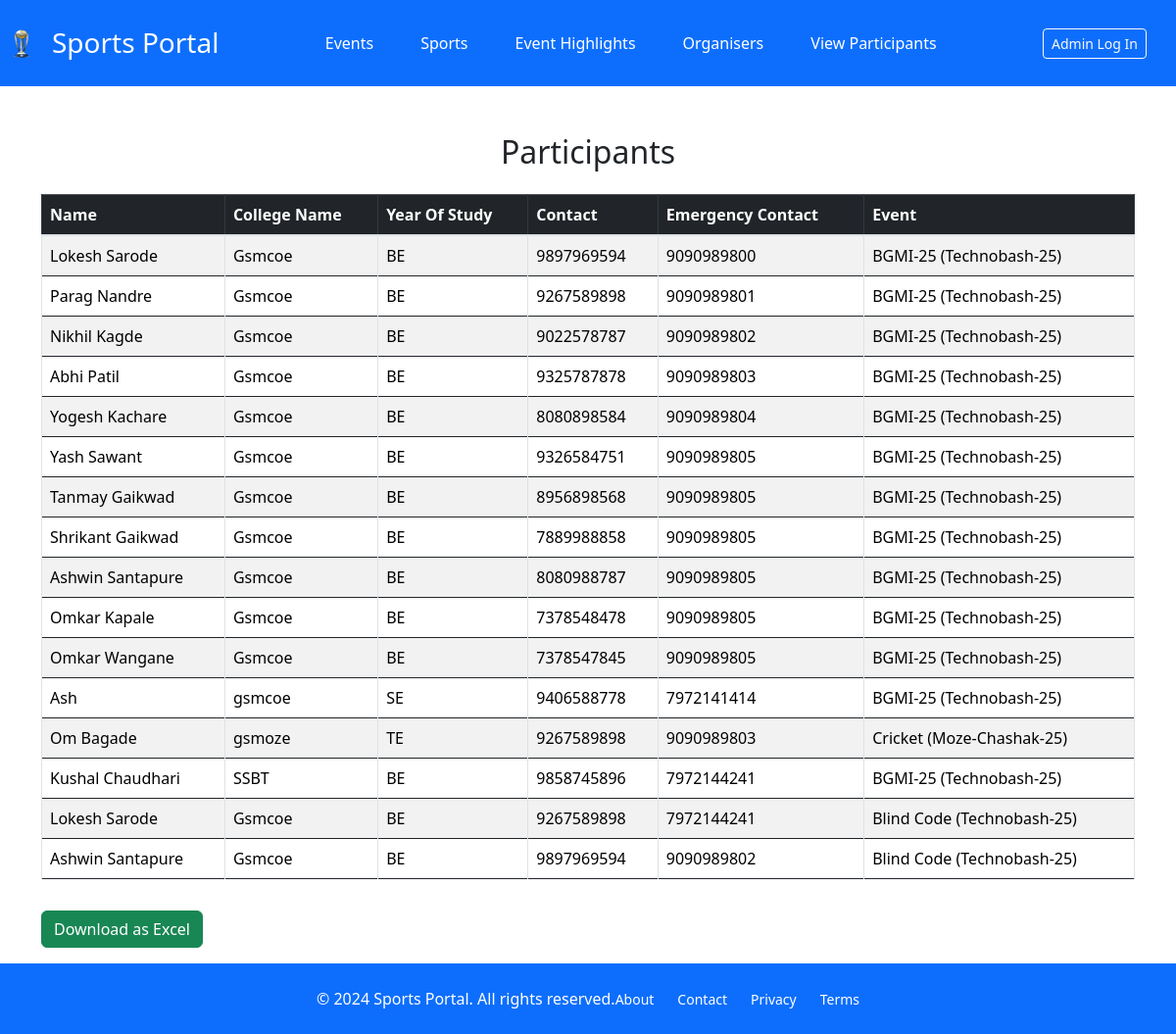
Before: /registration/view-participants/ with the older database file.
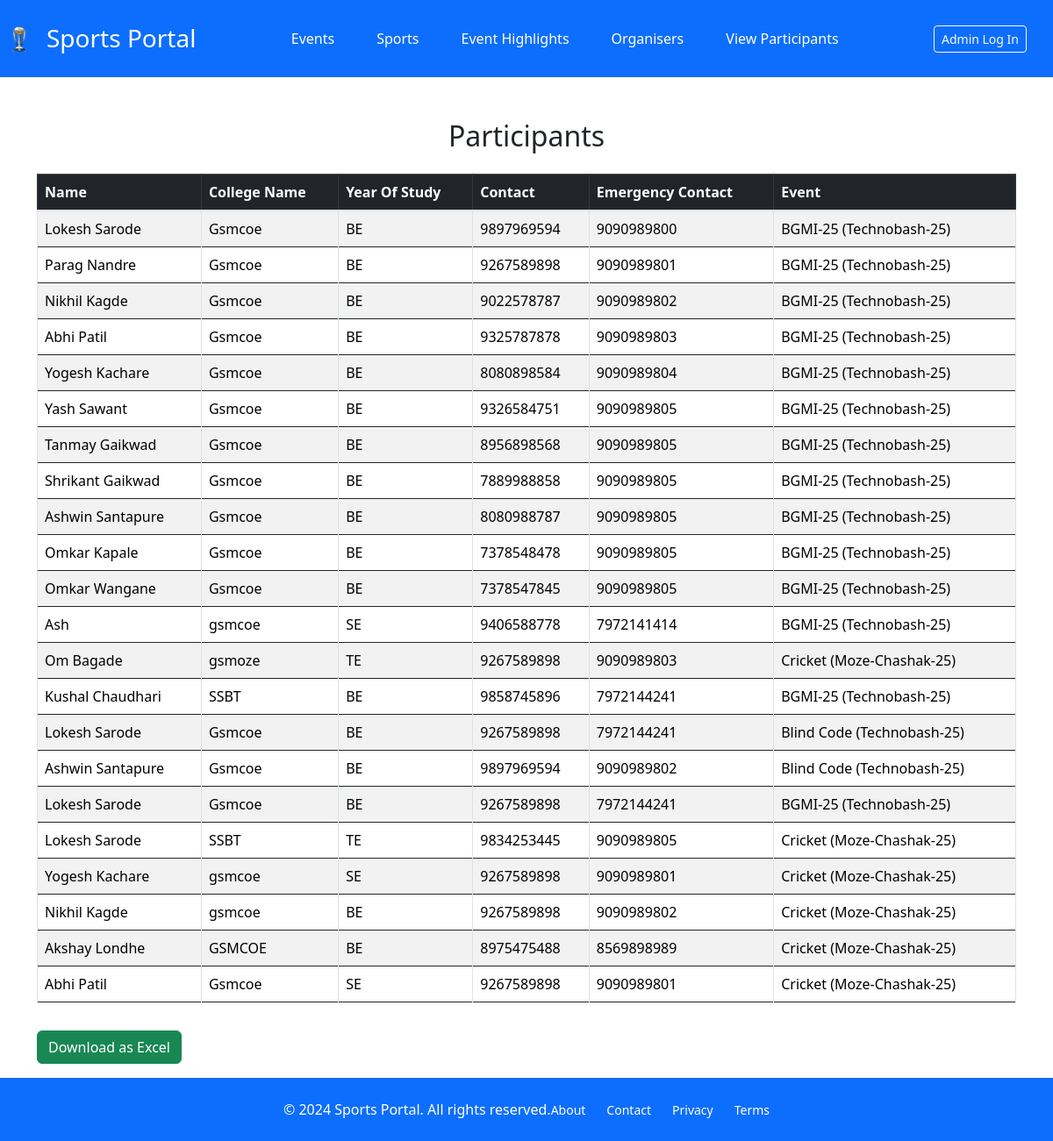
After: the same page with the newer database file.
### registrationapp/models.py (models this page shows, shortened)
class Participant(models.Model):
    full_name = models.CharField(max_length=100)  # Name of the participant or team leader
    email = models.EmailField()  # Participant's email
    college_name = models.CharField(max_length=100)  # Name of the college
    year_of_study = models.CharField(max_length=2)
    contact_number = models.CharField(max_length=10)  # Contact number
    emergency_contact = models.CharField(max_length=10)  # Contact number
    sub_event = models.ForeignKey(SubEvent, on_delete=models.CASCADE, related_name='participants')  # Linked to SubEvent
    payment_id = models.CharField(max_length=100, blank=True, null=True)
    class Meta:
        unique_together = ('email', 'sub_event')

### events/models.py (models this page shows, shortened)
class SubEvent(models.Model):
    main_event = models.ForeignKey(MainEvent, on_delete=models.CASCADE, related_name='sub_events')  # Linked to MainEvent
    dept = models.CharField(max_length=50, default="")
    name = models.CharField(max_length=100)  # Sub-event name (e.g., Cricket, Coding Competition)
    description = models.TextField(blank=True, null=True)  # Optional description of the sub-event
    date = models.DateField()  # Date of the sub-event
    time = models.TimeField()  # Time of the sub-event
    venue = models.CharField(max_length=200)  # Venue location
    fees = models.DecimalField(max_digits=10, decimal_places=2, default=0.00)
    def __str__(self):
        return f"{self.name} ({self.main_event.name})"

class MainEvent(models.Model):
    name = models.CharField(max_length=100)  # Main event name
    description = models.TextField(blank=True, null=True)  # Description of the main event
    start_date = models.DateField()  # Start date of the event
    end_date = models.DateField()  # End date of the event

### registrationapp/views.py (the view)
# urls.py: path('view-participants/', ParticipantListView.as_view(), name="view-participants"),
class ParticipantListView(ListView):
    model = Participant
    template_name = "view-participants.html"
    context_object_name = "view_participants"

### templates/view-participants.html (shortened to what this page needs)
{% extends "base.html" %}
{% block body %}
<div class="container mt-5">
    <h2 class="text-center mb-4">Participants</h2>
    <div class="table-responsive">
        <table class="table table-bordered table-striped">
            <thead class="table-dark">
                <tr>
                    <th>Name</th>
                    <th>College Name</th>
                    <th>Year Of Study</th>
                    <th>Contact</th>
                    <th>Emergency Contact</th>
                    <th>Event</th>
                </tr>
            </thead>
            <tbody>
                {% for participant in view_participants %}
                <tr>
                    <td>{{ participant.full_name }}</td>
                    <td>{{ participant.college_name }}</td>
                    <td>{{ participant.year_of_study }}</td>
                    <td>{{ participant.contact_number }}</td>
                    <td>{{ participant.emergency_contact }}</td>
                    <td>{{ participant.sub_event }}</td>
                </tr>
                {% empty %}
                <tr>
                    <td colspan="5" class="text-center">No participants registered yet.</td>
                </tr>
                {% endfor %}
            </tbody>
        </table>
    </div>
    <a href="{% url 'download_participants_excel' %}" class="btn btn-success my-3">
        Download as Excel
    </a>
</div>
{% endblock body %}

Changed rows visible on the page:
added Participant: full_name "Lokesh Sarode", college_name "Gsmcoe", year_of_study "BE", contact_number "9267589898", emergency_contact "7972144241", sub_event "BGMI-25 (Technobash-25)"
added Participant: full_name "Lokesh Sarode", college_name "SSBT", year_of_study "TE", contact_number "9834253445", emergency_contact "9090989805", sub_event "Cricket (Moze-Chashak-25)"
added Participant: full_name "Yogesh Kachare", college_name "gsmcoe", year_of_study "SE", contact_number "9267589898", emergency_contact "9090989801", sub_event "Cricket (Moze-Chashak-25)"
added Participant: full_name "Nikhil Kagde", college_name "gsmcoe", year_of_study "BE", contact_number "9267589898", emergency_contact "9090989802", sub_event "Cricket (Moze-Chashak-25)"
added Participant: full_name "Akshay Londhe", college_name "GSMCOE", year_of_study "BE", contact_number "8975475488", emergency_contact "8569898989", sub_event "Cricket (Moze-Chashak-25)"
added Participant: full_name "Abhi Patil", college_name "Gsmcoe", year_of_study "SE", contact_number "9267589898", emergency_contact "9090989801", sub_event "Cricket (Moze-Chashak-25)"
